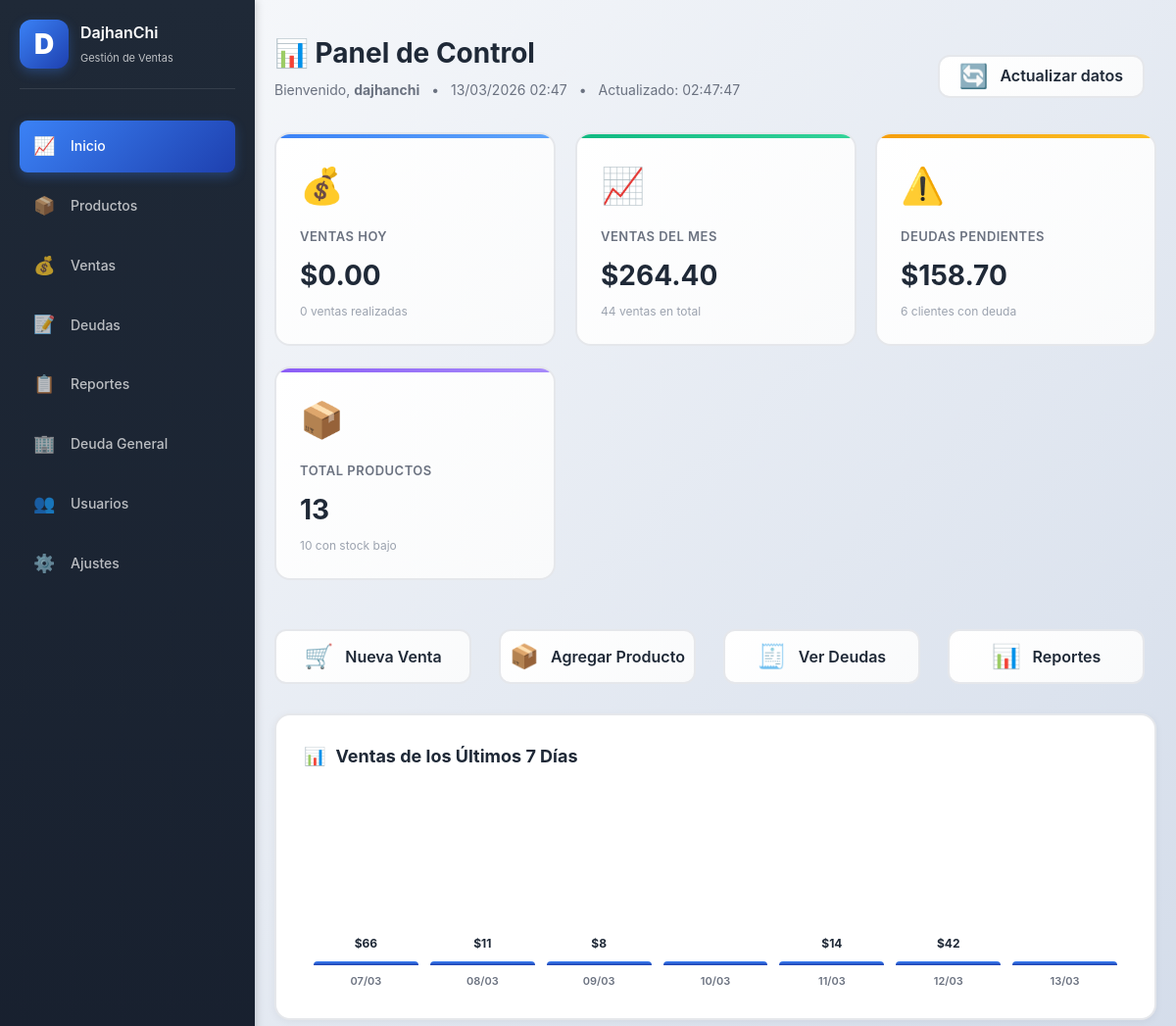
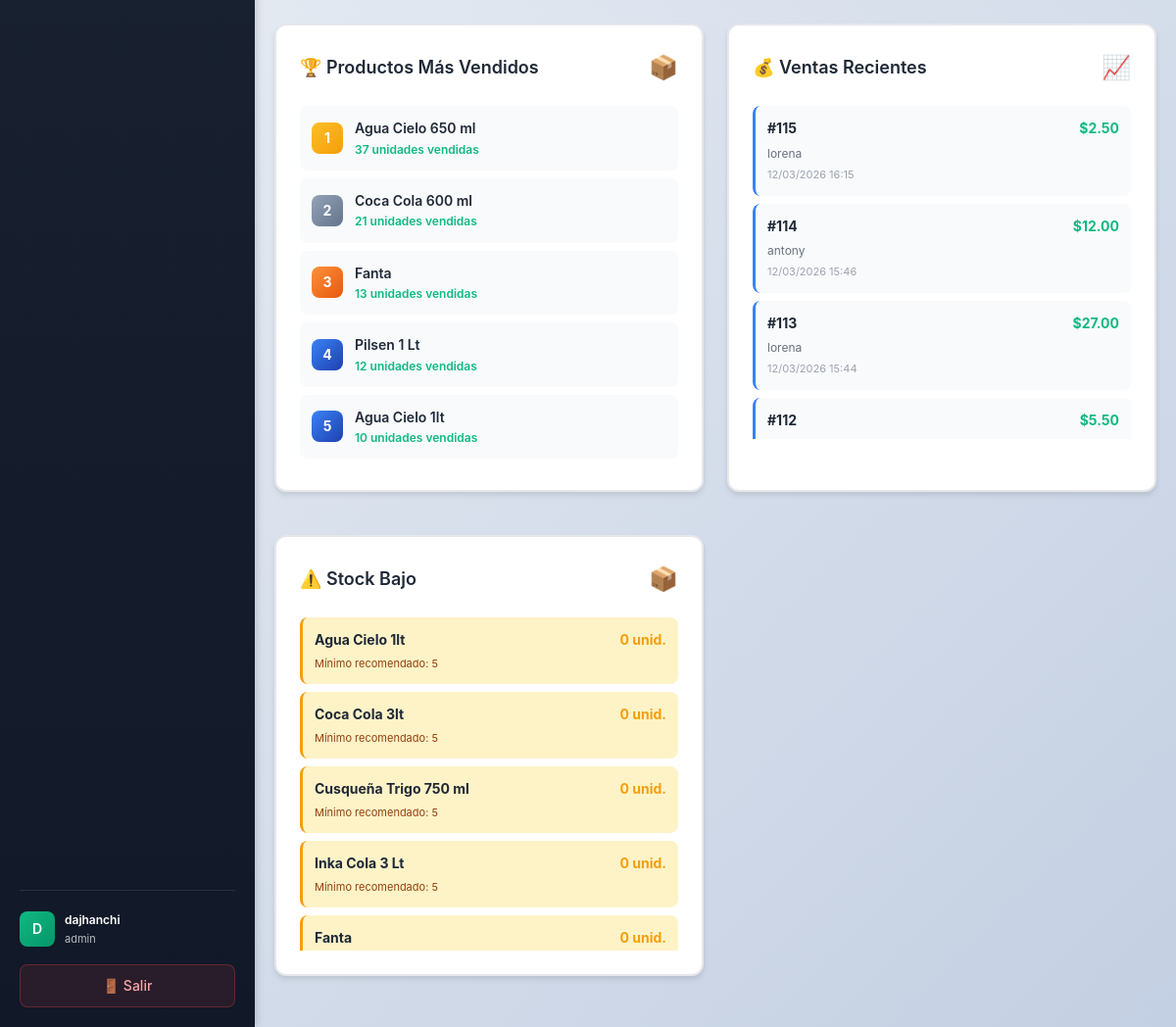
Screenshot of / (signed in) with the database file from the repository (2 pictures, top to bottom).
### app.py (models this page shows)
class Product(db.Model):
    id = db.Column(db.Integer, primary_key=True)
    user_id = db.Column(db.Integer, db.ForeignKey("user.id"), nullable=False, index=True)
    name = db.Column(db.String(160), nullable=False, index=True)
    sku = db.Column(db.String(64), nullable=True, index=True)
    package_cost_cents = db.Column(db.Integer, nullable=False, default=0)
    package_quantity = db.Column(db.Integer, nullable=False, default=1)
    cost_cents = db.Column(db.Integer, nullable=False, default=0)
    price_cents = db.Column(db.Integer, nullable=False, default=0)
    stock = db.Column(db.Integer, nullable=False, default=0, index=True)
    minimum_stock = db.Column(db.Integer, nullable=False, default=5)
    user = db.relationship("User", backref=db.backref("products", lazy=True))

class Sale(db.Model):
    id = db.Column(db.Integer, primary_key=True)
    user_id = db.Column(db.Integer, db.ForeignKey("user.id"), nullable=False, index=True)
    created_at = db.Column(db.DateTime, nullable=False, default=datetime.now, index=True)
    customer_name = db.Column(db.String(160))
    payment_method = db.Column(db.String(20), nullable=False, default="efectivo")  # efectivo, yape, fiado
    total_cents = db.Column(db.Integer, nullable=False, default=0)
    paid_cents = db.Column(db.Integer, nullable=False, default=0)
    payment_status = db.Column(db.String(20), nullable=False, default="pagado")  # pagado, pendiente, parcial
    user = db.relationship("User", backref=db.backref("sales", lazy=True))
    @property
    def pending_cents(self):
        return max(0, self.total_cents - self.paid_cents)

### app.py (the view)
@app.route("/")
@login_required
@require_permission("dashboard")
def dashboard():
    user_id = session.get("user_id")
    settings = get_user_settings(user_id)
    now = datetime.now()
    today_start = now.replace(hour=0, minute=0, second=0, microsecond=0)
    month_start = now.replace(day=1, hour=0, minute=0, second=0, microsecond=0)
    week_ago = now - timedelta(days=7)
    sales_today = Sale.query.filter(
        Sale.user_id == user_id,
        Sale.created_at >= today_start,
        Sale.created_at < today_start + timedelta(days=1)
    ).all()
    total_today = sum((sale.total_cents or 0) for sale in sales_today)
    count_today = len(sales_today)
    sales_month = Sale.query.filter(
        Sale.user_id == user_id,
        Sale.created_at >= month_start
    ).all()
    total_month = sum((sale.total_cents or 0) for sale in sales_month)
    count_month = len(sales_month)
    pending_debts = Sale.query.filter(
        Sale.user_id == user_id,
        Sale.payment_method == "fiado",
        Sale.payment_status.in_(["pendiente", "parcial"])
    ).all()
    total_debt = sum((sale.pending_cents or 0) for sale in pending_debts)
    debts_by_customer = {}
    for sale in pending_debts:
        customer = sale.customer_name or "Sin nombre"
        if customer not in debts_by_customer:
            debts_by_customer[customer] = {'debt': 0}
        debts_by_customer[customer]['debt'] += sale.pending_cents
    count_debts = len(debts_by_customer)
    recent_sales = Sale.query.filter_by(user_id=user_id).options(
        db.joinedload(Sale.items)
    ).order_by(Sale.created_at.desc()).limit(5).all()
    low_stock = Product.query.filter(
        Product.user_id == user_id,
        Product.stock < settings.stock_yellow_threshold
    ).order_by(Product.stock.asc()).limit(10).all()
    thirty_days_ago = now - timedelta(days=30)
    try:
        top_products_query = db.session.query(
            Product.name,
            db.func.sum(SaleItem.qty).label('total_sold')
        ).join(SaleItem, Product.id == SaleItem.product_id
        ).join(Sale, SaleItem.sale_id == Sale.id
        ).filter(
            Sale.user_id == user_id,
            Product.user_id == user_id,
            Sale.created_at >= thirty_days_ago
        ).group_by(Product.id, Product.name
        ).order_by(db.desc('total_sold')
        ).limit(5).all()
    except Exception as e:
        print(f"Error querying top products: {e}")
        top_products_query = []
    daily_sales = []
    for i in range(6, -1, -1):
        day = now - timedelta(days=i)
        day_start = day.replace(hour=0, minute=0, second=0, microsecond=0)
        day_end = day_start + timedelta(days=1)
        sales_day = Sale.query.filter(
            Sale.user_id == user_id,
            Sale.created_at >= day_start,
            Sale.created_at < day_end
        ).all()
        total = sum((sale.total_cents or 0) for sale in sales_day)
        daily_sales.append({
            'date': day.strftime('%d/%m'),
            'total': total / 100.0,
            'count': len(sales_day)
        })
    total_products = Product.query.filter_by(user_id=user_id).count()
    products = Product.query.filter_by(user_id=user_id).order_by(Product.name.asc()).all()
    products_data = serialize_products(products)
    response = make_response(render_template(
        "dashboard.html",
        recent_sales=recent_sales,
        low_stock=low_stock,
        total_today=total_today,
        count_today=count_today,
        total_month=total_month,
        count_month=count_month,
        total_debt=total_debt,
        count_debts=count_debts,
        top_products=top_products_query,
        daily_sales=daily_sales,
        total_products=total_products,
        products=products_data
    ))
    response.headers["Cache-Control"] = "no-store, no-cache, must-revalidate, max-age=0"
    response.headers["Pragma"] = "no-cache"
    response.headers["Expires"] = "0"
    return response

### templates/dashboard.html (shortened to what this page needs)
{% extends "base.html" %}
{% block content %}
<div class="page-head">
    <div>
        <h1>📊 Panel de Control</h1>
        <p style="color: #6b7280; margin: 4px 0 0 0;">
            Bienvenido, <strong>{{ session.get('username', 'Usuario') }}</strong>
            <span style="margin-left: 8px;">•</span>
            <span style="margin-left: 8px;">{{ now().strftime('%d/%m/%Y %H:%M') }}</span>
            <span style="margin-left: 8px;">•</span>
            <span id="last-updated-time" style="margin-left: 8px;">Actualizado: {{ now().strftime('%H:%M:%S') }}</span>
        </p>
    </div>
    <div>
        <button type="button" onclick="refreshDashboardNow()" class="quick-action-btn" style="height: 44px; min-width: 200px;">
            <span class="quick-action-icon">🔄</span>
            <span>Actualizar datos</span>
        </button>
    </div>
</div>
<div class="stats-grid">
    <div class="stat-card blue animate-card-pop animate-stagger-1">
        <div class="stat-icon">💰</div>
        <div class="stat-label">Ventas Hoy</div>
        <div class="stat-value">{{ total_today | money }}</div>
        <div class="stat-subtitle">{{ count_today }} venta{{ 's' if count_today != 1 else '' }} realizada{{ 's' if count_today != 1 else '' }}</div>
    </div>
    <div class="stat-card green animate-card-pop animate-stagger-2">
        <div class="stat-icon">📈</div>
        <div class="stat-label">Ventas del Mes</div>
        <div class="stat-value">{{ total_month | money }}</div>
        <div class="stat-subtitle">{{ count_month }} venta{{ 's' if count_month != 1 else '' }} en total</div>
    </div>
    <div class="stat-card orange animate-card-pop animate-stagger-3">
        <div class="stat-icon">⚠️</div>
        <div class="stat-label">Deudas Pendientes</div>
        <div class="stat-value">{{ total_debt | money }}</div>
        <div class="stat-subtitle">{{ count_debts }} cliente{{ 's' if count_debts != 1 else '' }} con deuda</div>
    </div>
    <div class="stat-card purple animate-card-pop animate-stagger-4">
        <div class="stat-icon">📦</div>
        <div class="stat-label">Total Productos</div>
        <div class="stat-value">{{ total_products }}</div>
        <div class="stat-subtitle">{{ low_stock|length }} con stock bajo</div>
    </div>
</div>
<div class="quick-actions">
    <button type="button" onclick="openSaleModal()" class="quick-action-btn animate-fade-in">
        <span class="quick-action-icon">🛒</span>
        <span>Nueva Venta</span>
    </button>
    <button type="button" onclick="openProductModal()" class="quick-action-btn animate-fade-in" style="animation-delay: 0.1s;">
        <span class="quick-action-icon">📦</span>
        <span>Agregar Producto</span>
    </button>
    <button type="button" onclick="window.location.href='{{ url_for('debts') }}'" class="quick-action-btn animate-fade-in" style="animation-delay: 0.2s;">
        <span class="quick-action-icon">🧾</span>
        <span>Ver Deudas</span>
    </button>
    <button type="button" onclick="window.location.href='{{ url_for('reports') }}'" class="quick-action-btn animate-fade-in" style="animation-delay: 0.3s;">
        <span class="quick-action-icon">📊</span>
        <span>Reportes</span>
    </button>
</div>
<div class="chart-container animate-slide-up">
    <div class="chart-title">
        <span>📊</span>
        <span>Ventas de los Últimos 7 Días</span>
    </div>
    <div class="bar-chart">
        {% set max_sale = daily_sales | map(attribute='total') | max | default(1) %}
        {% if max_sale == 0 %}
            {% set max_sale = 1 %}
        {% endif %}
        {% for day in daily_sales %}
        <div class="bar-item">
            <div class="bar" style="height: {{ ((day.total / max_sale) * 100) if day.total > 0 else 5 }}%;">
                {% if day.total > 0 %}
                <div class="bar-value">${{ "%.0f" | format(day.total) }}</div>
                {% endif %}
            </div>
            <div class="bar-label">{{ day.date }}</div>
        </div>
        {% endfor %}
    </div>
</div>
<div style="display: grid; grid-template-columns: repeat(auto-fit, minmax(350px, 1fr)); gap: 24px;">
    <div class="card animate-card-pop animate-stagger-5" style="border: 2px solid #e5e7eb;">
        <div style="display: flex; align-items: center; justify-content: space-between; margin-bottom: 20px;">
            <h2 style="margin: 0;">🏆 Productos Más Vendidos</h2>
            <span style="font-size: 24px; animation: iconPulse 3s ease-in-out infinite;">📦</span>
        </div>
        {% if top_products %}
        <ul class="top-products-list">
            {% for product in top_products %}
            <li class="top-product-item">
                <div class="product-rank {% if loop.index == 1 %}gold{% elif loop.index == 2 %}silver{% elif loop.index == 3 %}bronze{% endif %}">
                    {{ loop.index }}
                </div>
                <div class="product-info">
                    <div class="product-name">{{ product.name }}</div>
                    <div class="product-sold">{{ product.total_sold }} unidades vendidas</div>
                </div>
            </li>
            {% endfor %}
        </ul>
        {% else %}
        <div style="text-align: center; padding: 32px 0; color: #9ca3af;">
            <p style="font-size: 32px; margin: 0;">📭</p>
            <p style="margin: 12px 0 0 0;">No hay datos de ventas aún</p>
        </div>
        {% endif %}
    </div>
    <div class="card animate-card-pop animate-stagger-6" style="border: 2px solid #e5e7eb;">
        <div style="display: flex; align-items: center; justify-content: space-between; margin-bottom: 20px;">
            <h2 style="margin: 0;">💰 Ventas Recientes</h2>
            <span style="font-size: 24px; animation: iconPulse 3s ease-in-out infinite;">📈</span>
        </div>
        {% if recent_sales %}
        <div style="max-height: 340px; overflow-y: auto;">
            {% for sale in recent_sales %}
            <div style="padding: 12px; background: #f9fafb; border-radius: 8px; margin-bottom: 8px; border-left: 3px solid #3b82f6;">
                <div style="display: flex; justify-content: space-between; align-items: center; margin-bottom: 4px;">
                    <strong style="color: #1f2937;">#{{ sale.id }}</strong>
                    <span style="color: #10b981; font-weight: 700;">{{ sale.total_cents | money }}</span>
                </div>
                <div style="font-size: 12px; color: #6b7280;">
                    {{ sale.customer_name or "Cliente genérico" }}
                </div>
                <div style="font-size: 11px; color: #9ca3af; margin-top: 4px;">
                    {{ sale.created_at.strftime("%d/%m/%Y %H:%M") }}
                </div>
            </div>
            {% endfor %}
        </div>
        {% else %}
        <div style="text-align: center; padding: 32px 0; color: #9ca3af;">
            <p style="font-size: 32px; margin: 0;">📭</p>
            <p style="margin: 12px 0 0 0;">No hay ventas registradas aún</p>
        </div>
        {% endif %}
    </div>
    <div class="card animate-card-pop animate-stagger-7" style="border: 2px solid #e5e7eb;">
        <div style="display: flex; align-items: center; justify-content: space-between; margin-bottom: 20px;">
            <h2 style="margin: 0;">⚠️ Stock Bajo</h2>
            <span style="font-size: 24px; animation: iconPulse 3s ease-in-out infinite;">📦</span>
        </div>
        {% if low_stock %}
        <div style="max-height: 340px; overflow-y: auto;">
            {% for product in low_stock %}
            <div style="padding: 12px; background: #fef3c7; border-radius: 8px; margin-bottom: 8px; border-left: 3px solid #f59e0b;">
                <div style="display: flex; justify-content: space-between; align-items: center;">
                    <strong style="color: #1f2937;">{{ product.name }}</strong>
                    <span style="color: #f59e0b; font-weight: 700;">{{ product.stock }} unid.</span>
                </div>
                {% if product.minimum_stock %}
                <div style="font-size: 11px; color: #92400e; margin-top: 4px;">
                    Mínimo recomendado: {{ product.minimum_stock }}
                </div>
                {% endif %}
            </div>
            {% endfor %}
        </div>
        {% else %}
        <div style="text-align: center; padding: 32px 0; color: #9ca3af;">
            <p style="font-size: 32px; margin: 0;">✓</p>
            <p style="margin: 12px 0 0 0; color: #10b981;">Todos los productos tienen stock suficiente</p>
        </div>
        {% endif %}
    </div>
</div>
        </div>
    </div>
</div>
{% endblock %}

### rows the page displays
Product: name "Agua Cielo 650 ml", total_sold "37"
Product: name "Coca Cola 600 ml", total_sold "21"
Product: name "Fanta", total_sold "13", stock "0"
Product: name "Pilsen 1 Lt", total_sold "12"
Product: name "Agua Cielo 1lt", total_sold "10", stock "0", minimum_stock "5"
Sale: id "115", total_cents "$2.50", customer_name "lorena", created_at "12/03/2026 16:15"
Sale: id "114", total_cents "$12.00", customer_name "antony", created_at "12/03/2026 15:46"
Sale: id "113", total_cents "$27.00", customer_name "lorena", created_at "12/03/2026 15:44"
Sale: id "112", total_cents "$5.50"
Product: name "Coca Cola 3lt", stock "0", minimum_stock "5"
Product: name "Cusqueña Trigo 750 ml", stock "0", minimum_stock "5"
Product: name "Inka Cola 3 Lt", stock "0", minimum_stock "5"

### other values shown
{{ session.get('username', 'U')[0].upper() }} "D"
{{ session.get('username', 'Usuario') }} "dajhanchi"
{{ session.get('role', 'user') }} "admin"
{{ total_today | money }} "$0.00"
{{ count_today }} "0"
{{ 's' if count_today != 1 else '' }} "s"
{{ total_month | money }} "$264.40"
{{ count_month }} "44"
{{ 's' if count_month != 1 else '' }} "s"
{{ total_debt | money }} "$158.70"
{{ count_debts }} "6"
{{ 's' if count_debts != 1 else '' }} "s"
{{ total_products }} "13"
{{ low_stock|length }} "10"
{{ "%.0f" | format(day.total) }} "66" "11" "8" "14" "42"
